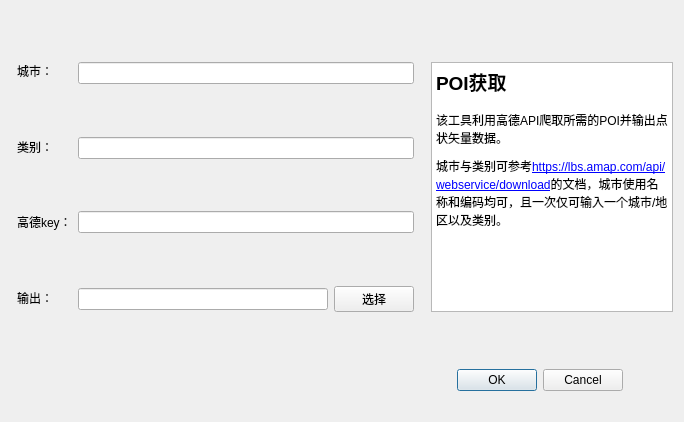
<?xml version="1.0" encoding="UTF-8"?>
<ui version="4.0">
 <class>Dialog</class>
 <widget class="QDialog" name="Dialog">
  <property name="geometry">
   <rect>
    <x>0</x>
    <y>0</y>
    <width>684</width>
    <height>422</height>
   </rect>
  </property>
  <property name="windowTitle">
   <string>高德POI获取</string>
  </property>
  <layout class="QVBoxLayout" name="verticalLayout_3">
   <item>
    <spacer name="verticalSpacer_8">
     <property name="orientation">
      <enum>Qt::Vertical</enum>
     </property>
     <property name="sizeHint" stdset="0">
      <size>
       <width>20</width>
       <height>29</height>
      </size>
     </property>
    </spacer>
   </item>
   <item>
    <layout class="QHBoxLayout" name="horizontalLayout_3">
     <item>
      <spacer name="horizontalSpacer">
       <property name="orientation">
        <enum>Qt::Horizontal</enum>
       </property>
       <property name="sizeHint" stdset="0">
        <size>
         <width>20</width>
         <height>20</height>
        </size>
       </property>
      </spacer>
     </item>
     <item>
      <layout class="QVBoxLayout" name="verticalLayout">
       <item>
        <widget class="QLabel" name="label">
         <property name="text">
          <string>城市：</string>
         </property>
         <property name="alignment">
          <set>Qt::AlignLeading|Qt::AlignLeft|Qt::AlignTop</set>
         </property>
        </widget>
       </item>
       <item>
        <spacer name="verticalSpacer_4">
         <property name="orientation">
          <enum>Qt::Vertical</enum>
         </property>
         <property name="sizeHint" stdset="0">
          <size>
           <width>20</width>
           <height>40</height>
          </size>
         </property>
        </spacer>
       </item>
       <item>
        <widget class="QLabel" name="label_2">
         <property name="text">
          <string>类别：</string>
         </property>
         <property name="alignment">
          <set>Qt::AlignLeading|Qt::AlignLeft|Qt::AlignTop</set>
         </property>
        </widget>
       </item>
       <item>
        <spacer name="verticalSpacer_5">
         <property name="orientation">
          <enum>Qt::Vertical</enum>
         </property>
         <property name="sizeHint" stdset="0">
          <size>
           <width>20</width>
           <height>40</height>
          </size>
         </property>
        </spacer>
       </item>
       <item>
        <widget class="QLabel" name="label_3">
         <property name="text">
          <string>高德key：</string>
         </property>
         <property name="alignment">
          <set>Qt::AlignLeading|Qt::AlignLeft|Qt::AlignTop</set>
         </property>
        </widget>
       </item>
       <item>
        <spacer name="verticalSpacer_6">
         <property name="orientation">
          <enum>Qt::Vertical</enum>
         </property>
         <property name="sizeHint" stdset="0">
          <size>
           <width>20</width>
           <height>40</height>
          </size>
         </property>
        </spacer>
       </item>
       <item>
        <widget class="QLabel" name="label_4">
         <property name="text">
          <string>输出：</string>
         </property>
         <property name="alignment">
          <set>Qt::AlignLeading|Qt::AlignLeft|Qt::AlignTop</set>
         </property>
        </widget>
       </item>
       <item>
        <spacer name="verticalSpacer_7">
         <property name="orientation">
          <enum>Qt::Vertical</enum>
         </property>
         <property name="sizeType">
          <enum>QSizePolicy::Fixed</enum>
         </property>
         <property name="sizeHint" stdset="0">
          <size>
           <width>20</width>
           <height>5</height>
          </size>
         </property>
        </spacer>
       </item>
      </layout>
     </item>
     <item>
      <layout class="QVBoxLayout" name="verticalLayout_2">
       <item>
        <widget class="QLineEdit" name="lineEditCity">
         <property name="sizePolicy">
          <sizepolicy hsizetype="Expanding" vsizetype="Fixed">
           <horstretch>5</horstretch>
           <verstretch>0</verstretch>
          </sizepolicy>
         </property>
         <property name="minimumSize">
          <size>
           <width>300</width>
           <height>0</height>
          </size>
         </property>
        </widget>
       </item>
       <item>
        <spacer name="verticalSpacer_3">
         <property name="orientation">
          <enum>Qt::Vertical</enum>
         </property>
         <property name="sizeHint" stdset="0">
          <size>
           <width>20</width>
           <height>40</height>
          </size>
         </property>
        </spacer>
       </item>
       <item>
        <widget class="QLineEdit" name="lineEditCategory"/>
       </item>
       <item>
        <spacer name="verticalSpacer_2">
         <property name="orientation">
          <enum>Qt::Vertical</enum>
         </property>
         <property name="sizeHint" stdset="0">
          <size>
           <width>20</width>
           <height>40</height>
          </size>
         </property>
        </spacer>
       </item>
       <item>
        <widget class="QLineEdit" name="lineEditKey"/>
       </item>
       <item>
        <spacer name="verticalSpacer">
         <property name="orientation">
          <enum>Qt::Vertical</enum>
         </property>
         <property name="sizeHint" stdset="0">
          <size>
           <width>20</width>
           <height>40</height>
          </size>
         </property>
        </spacer>
       </item>
       <item>
        <layout class="QHBoxLayout" name="horizontalLayout">
         <item>
          <widget class="QLineEdit" name="lineEditOutput">
           <property name="minimumSize">
            <size>
             <width>250</width>
             <height>0</height>
            </size>
           </property>
          </widget>
         </item>
         <item>
          <widget class="QPushButton" name="pushButton">
           <property name="sizePolicy">
            <sizepolicy hsizetype="Maximum" vsizetype="Fixed">
             <horstretch>0</horstretch>
             <verstretch>0</verstretch>
            </sizepolicy>
           </property>
           <property name="text">
            <string>选择</string>
           </property>
          </widget>
         </item>
        </layout>
       </item>
      </layout>
     </item>
     <item>
      <spacer name="horizontalSpacer_2">
       <property name="orientation">
        <enum>Qt::Horizontal</enum>
       </property>
       <property name="sizeHint" stdset="0">
        <size>
         <width>20</width>
         <height>20</height>
        </size>
       </property>
      </spacer>
     </item>
     <item>
      <widget class="QFrame" name="frame">
       <property name="frameShape">
        <enum>QFrame::StyledPanel</enum>
       </property>
       <property name="frameShadow">
        <enum>QFrame::Raised</enum>
       </property>
      </widget>
     </item>
     <item>
      <widget class="QTextEdit" name="textEdit">
       <property name="enabled">
        <bool>true</bool>
       </property>
       <property name="minimumSize">
        <size>
         <width>200</width>
         <height>250</height>
        </size>
       </property>
       <property name="readOnly">
        <bool>true</bool>
       </property>
       <property name="html">
        <string>&lt;!DOCTYPE HTML PUBLIC &quot;-//W3C//DTD HTML 4.0//EN&quot; &quot;http://www.w3.org/TR/REC-html40/strict.dtd&quot;&gt;
&lt;html&gt;&lt;head&gt;&lt;meta name=&quot;qrichtext&quot; content=&quot;1&quot; /&gt;&lt;style type=&quot;text/css&quot;&gt;
p, li { white-space: pre-wrap; }
&lt;/style&gt;&lt;/head&gt;&lt;body style=&quot; font-family:'SimSun'; font-size:9pt; font-weight:400; font-style:normal;&quot;&gt;
&lt;p style=&quot; margin-top:0px; margin-bottom:0px; margin-left:0px; margin-right:0px; -qt-block-indent:0; text-indent:0px;&quot;&gt;&lt;span style=&quot; font-size:14pt; font-weight:600;&quot;&gt;POI获取&lt;/span&gt;&lt;/p&gt;
&lt;p style=&quot;-qt-paragraph-type:empty; margin-top:0px; margin-bottom:0px; margin-left:0px; margin-right:0px; -qt-block-indent:0; text-indent:0px; font-size:10pt; font-weight:600;&quot;&gt;&lt;br /&gt;&lt;/p&gt;
&lt;p style=&quot; margin-top:0px; margin-bottom:0px; margin-left:0px; margin-right:0px; -qt-block-indent:0; text-indent:0px;&quot;&gt;该工具利用高德API爬取所需的POI并输出点状矢量数据。&lt;/p&gt;
&lt;p style=&quot;-qt-paragraph-type:empty; margin-top:0px; margin-bottom:0px; margin-left:0px; margin-right:0px; -qt-block-indent:0; text-indent:0px; font-size:6pt;&quot;&gt;&lt;br /&gt;&lt;/p&gt;
&lt;p style=&quot; margin-top:0px; margin-bottom:0px; margin-left:0px; margin-right:0px; -qt-block-indent:0; text-indent:0px;&quot;&gt;城市与类别可参考&lt;a href=&quot;https://lbs.amap.com/api/webservice/download&quot;&gt;&lt;span style=&quot; text-decoration: underline; color:#0000ff;&quot;&gt;https://lbs.amap.com/api/webservice/download&lt;/span&gt;&lt;/a&gt;的文档，城市使用名称和编码均可，且一次仅可输入一个城市/地区以及类别。&lt;/p&gt;&lt;/body&gt;&lt;/html&gt;</string>
       </property>
      </widget>
     </item>
    </layout>
   </item>
   <item>
    <spacer name="verticalSpacer_9">
     <property name="orientation">
      <enum>Qt::Vertical</enum>
     </property>
     <property name="sizeHint" stdset="0">
      <size>
       <width>20</width>
       <height>29</height>
      </size>
     </property>
    </spacer>
   </item>
   <item>
    <layout class="QHBoxLayout" name="horizontalLayout_2">
     <item>
      <spacer name="horizontalSpacer_3">
       <property name="orientation">
        <enum>Qt::Horizontal</enum>
       </property>
       <property name="sizeHint" stdset="0">
        <size>
         <width>40</width>
         <height>20</height>
        </size>
       </property>
      </spacer>
     </item>
     <item>
      <widget class="QDialogButtonBox" name="buttonBox">
       <property name="orientation">
        <enum>Qt::Horizontal</enum>
       </property>
       <property name="standardButtons">
        <set>QDialogButtonBox::Cancel|QDialogButtonBox::Ok</set>
       </property>
      </widget>
     </item>
     <item>
      <spacer name="horizontalSpacer_4">
       <property name="orientation">
        <enum>Qt::Horizontal</enum>
       </property>
       <property name="sizeType">
        <enum>QSizePolicy::Maximum</enum>
       </property>
       <property name="sizeHint" stdset="0">
        <size>
         <width>50</width>
         <height>20</height>
        </size>
       </property>
      </spacer>
     </item>
    </layout>
   </item>
   <item>
    <spacer name="verticalSpacer_10">
     <property name="orientation">
      <enum>Qt::Vertical</enum>
     </property>
     <property name="sizeType">
      <enum>QSizePolicy::Minimum</enum>
     </property>
     <property name="sizeHint" stdset="0">
      <size>
       <width>20</width>
       <height>20</height>
      </size>
     </property>
    </spacer>
   </item>
  </layout>
 </widget>
 <resources/>
 <connections>
  <connection>
   <sender>buttonBox</sender>
   <signal>accepted()</signal>
   <receiver>Dialog</receiver>
   <slot>accept()</slot>
   <hints>
    <hint type="sourcelabel">
     <x>248</x>
     <y>254</y>
    </hint>
    <hint type="destinationlabel">
     <x>157</x>
     <y>274</y>
    </hint>
   </hints>
  </connection>
  <connection>
   <sender>buttonBox</sender>
   <signal>rejected()</signal>
   <receiver>Dialog</receiver>
   <slot>reject()</slot>
   <hints>
    <hint type="sourcelabel">
     <x>316</x>
     <y>260</y>
    </hint>
    <hint type="destinationlabel">
     <x>286</x>
     <y>274</y>
    </hint>
   </hints>
  </connection>
 </connections>
</ui>
